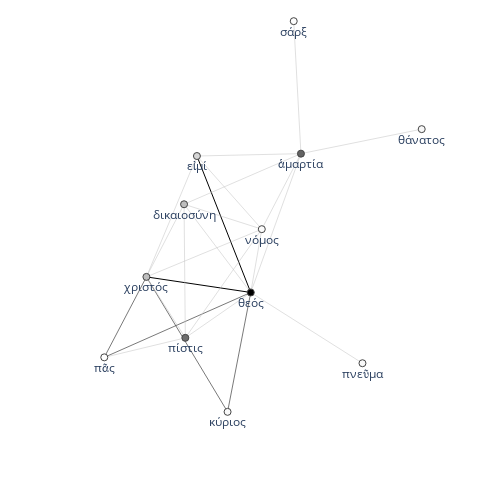

Here is the notebook cell this chart was saved with:
### Code cell
textnet.draw_2d_network(assoc_network)

### Figure 1 — Plotly figure (JSON) as saved in the notebook; plotly's stock layout.template omitted (floating-point values rounded to 4 significant figures)
{"data": [{"line": {"color": "#000000", "width": 1}, "mode": "lines", "type": "scatter", "x": [0.02849, -0.2238, null, 0.02849, -0.4606, null], "y": [-0.2152, 0.396, null, -0.2152, -0.1455, null]}, {"line": {"color": "#404040", "width": 0.7}, "mode": "lines", "type": "scatter", "x": [0.02849, -0.6581, null, 0.02849, -0.08012, null, -0.4606, -0.6581, null, -0.4606, -0.08012, null], "y": [-0.2152, -0.5058, null, -0.2152, -0.75, null, -0.1455, -0.5058, null, -0.1455, -0.75, null]}, {"line": {"color": "#C0C0C0", "width": 0.5}, "mode": "lines", "type": "scatter", "x": [-0.2781, 0.02849, null, -0.2781, -0.2841, null, -0.2781, -0.4606, null, -0.2781, -0.6581, null, -0.2781, 0.08033, null, 0.02849, 0.2638, null, 0.02849, -0.2841, null, 0.02849, 0.08033, null, 0.02849, 0.5523, null, 0.2638, -0.2841, null, 0.2638, 0.2299, null, 0.2638, -0.2238, null, 0.2638, 0.08033, null, 0.2638, 0.8299, null, -0.2841, -0.4606, null, -0.2841, 0.08033, null, -0.2238, -0.4606, null, -0.2238, 0.08033, null, -0.4606, 0.08033, null], "y": [-0.4185, -0.2152, null, -0.4185, 0.1799, null, -0.4185, -0.1455, null, -0.4185, -0.5058, null, -0.4185, 0.06829, null, -0.2152, 0.4066, null, -0.2152, 0.1799, null, -0.2152, 0.06829, null, -0.2152, -0.5321, null, 0.4066, 0.1799, null, 0.4066, 1, null, 0.4066, 0.396, null, 0.4066, 0.06829, null, 0.4066, 0.5163, null, 0.1799, -0.1455, null, 0.1799, 0.06829, null, 0.396, -0.1455, null, 0.396, 0.06829, null, -0.1455, 0.06829, null]}, {"hoverinfo": "text", "hovertext": ["5", "9", "6", "5", "1", "4", "7", "3", "2", "6", "1", "1"], "marker": {"color": [40, 60, 42, 24, 4, 18, 24, 3, 6, 5, 7, 6], "colorbar": {"thickness": 15, "title": {"side": "right", "text": "degree"}, "xanchor": "left"}, "colorscale": [[0, "rgb(255,255,255)"], [0.125, "rgb(240,240,240)"], [0.25, "rgb(217,217,217)"], [0.375, "rgb(189,189,189)"], [0.5, "rgb(150,150,150)"], [0.625, "rgb(115,115,115)"], [0.75, "rgb(82,82,82)"], [0.875, "rgb(37,37,37)"], [1, "rgb(0,0,0)"]], "line": {"width": 1}, "showscale": false, "size": 7}, "mode": "markers+text", "text": ["πίστις", "θεός", "ἁμαρτία", "δικαιοσύνη", "σάρξ", "εἰμί", "χριστός", "πᾶς", "κύριος", "νόμος", "θάνατος", "πνεῦμα"], "textposition": "bottom center", "type": "scatter", "x": [-0.2781, 0.02849, 0.2638, -0.2841, 0.2299, -0.2238, -0.4606, -0.6581, -0.08012, 0.08033, 0.8299, 0.5523], "y": [-0.4185, -0.2152, 0.4066, 0.1799, 1, 0.396, -0.1455, -0.5058, -0.75, 0.06829, 0.5163, -0.5321]}, {"hoverinfo": "text", "marker": {"opacity": 0}, "mode": "markers", "opacity": 0, "text": ["47", "26", "38", "23", "27", "23", "26", "93", "148", "90", "71", "34", "50", "13", "15", "16", "29", "17", "16", "16", "55", "36", "66", "60", "25"], "type": "scatter", "x": [-0.1248, -0.2811, -0.3693, -0.4681, -0.0989, 0.1462, -0.1278, -0.09764, -0.216, -0.3148, -0.02581, 0.05441, 0.2904, -0.01013, 0.2469, 0.02002, 0.1721, 0.5469, -0.3723, -0.1019, -0.3422, -0.07172, -0.5593, -0.2703, -0.1901], "y": [-0.3168, -0.1193, -0.282, -0.4622, -0.1751, 0.0957, -0.01763, 0.0904, -0.1803, -0.3605, -0.4826, -0.07344, -0.3737, 0.2932, 0.7033, 0.4013, 0.2374, 0.4615, 0.01722, 0.1241, 0.1252, 0.2321, -0.3257, -0.4477, -0.0386]}], "layout": {"autosize": false, "height": 500, "hovermode": "closest", "margin": {"b": 10, "l": 10, "r": 10, "t": 10}, "plot_bgcolor": "rgba(0,0,0,0)", "showlegend": false, "title": {"font": {"size": 16}}, "width": 500, "xaxis": {"range": [-1.1, 1.15], "showgrid": false, "showticklabels": false, "zeroline": false}, "yaxis": {"range": [-1.1, 1.05], "showgrid": false, "showticklabels": false, "zeroline": false}}}
